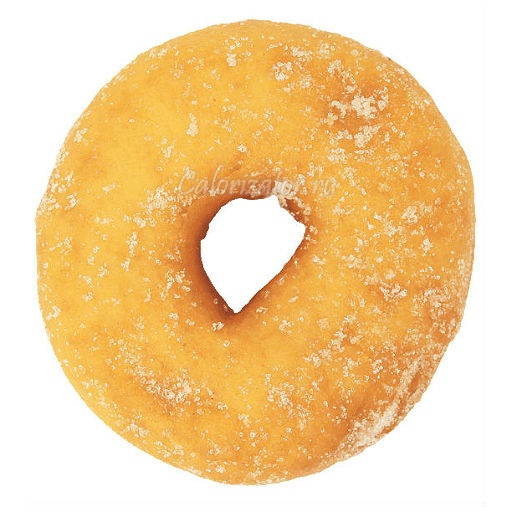
#> input picture dounut.jpg, 512 x 512 px
$ python -i lab4.py   (imports and definitions only)
#> lines starting #> are read from the running program, lines starting #| are printed output that depends on the picture; after the words box and inside, x2 and y2 are one past the last pixel; in counts of white or black regions, pixels touching at a corner belong together
import cv2
import numpy as np
from PIL import Image, ImageEnhance, ImageDraw, ImageTk
from matplotlib import pyplot as plt
from tkinter import *
from tkinter.ttk import Entry
from tkinter import messagebox
from tkinter import filedialog
from PIL import *
from tkinter import ttk


hsv_min = np.array((0, 54, 5), np.uint8)
hsv_max = np.array((187, 255, 253), np.uint8)

# [18 lines left out: function Obrabotka, not called in this run]

def Obrabotka1():
    img = cv2.imread('dounut.jpg')
#> img is the input picture: shape (512, 512, 3); mean B, G, R 157.4, 209.4, 243.9

        # CLAHE (Contrast Limited Adaptive Histogram Equalization)
    clahe = cv2.createCLAHE(clipLimit=3., tileGridSize=(8,8))

    lab = cv2.cvtColor(img, cv2.COLOR_BGR2LAB)  # convert from BGR to LAB color space
#> lab: shape (512, 512, 3); mean of channels 0, 1, 2 219.5, 135.4, 158.8
    l, a, b = cv2.split(lab)  # split on 3 different channels
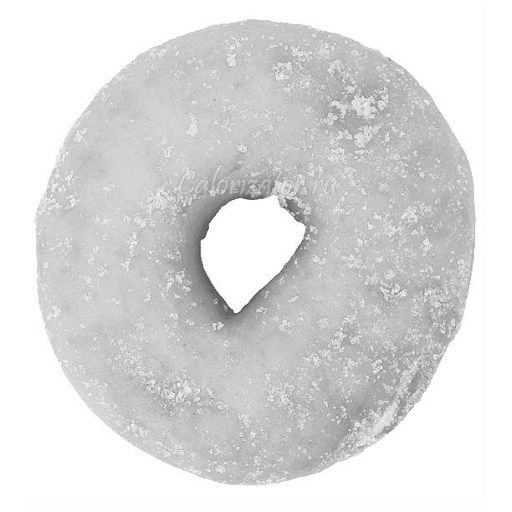
#> l: shape (512, 512); min 52, max 255, mean 219.5
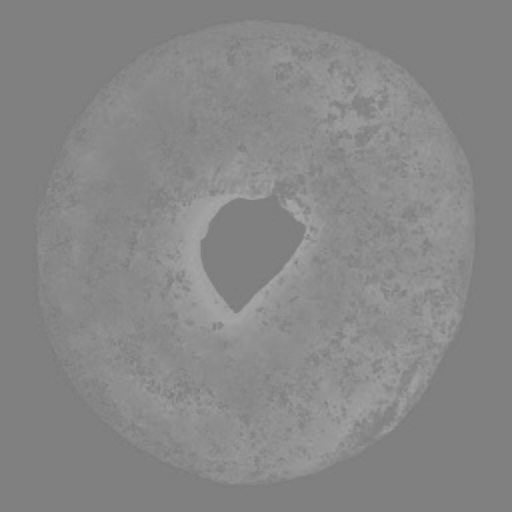
#> a: shape (512, 512); min 121, max 168, mean 135.4
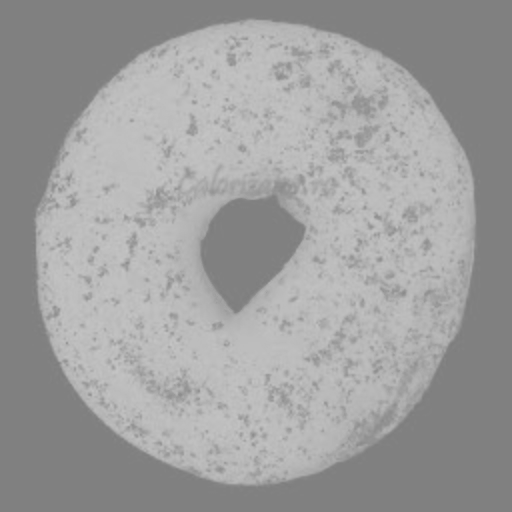
#> b: shape (512, 512); min 125, max 197, mean 158.8

    l2 = clahe.apply(l)  # apply CLAHE to the L-channel
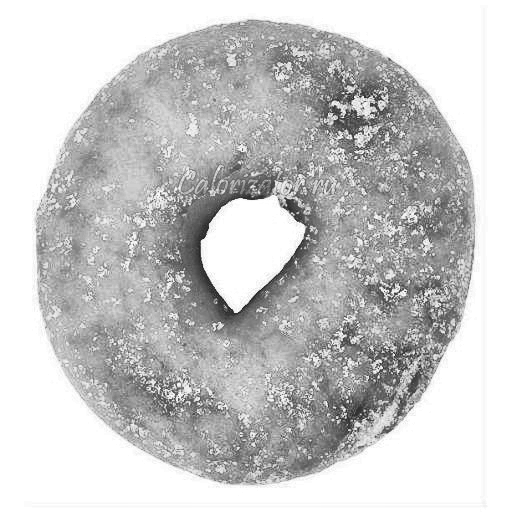
#> l2: shape (512, 512); min 24, max 255, mean 199.8

    lab = cv2.merge((l2,a,b))  # merge channels
#> lab: shape (512, 512, 3); mean of channels 0, 1, 2 199.8, 135.4, 158.8
    img2 = cv2.cvtColor(lab, cv2.COLOR_LAB2BGR)  # convert from LAB to BGR

    cv2.imwrite('dounut2.jpg', img2)


# [53 lines left out: functions Aprox, Aprox_pr, not called in this run]

def Aprox_el():

    Obrabotka1()
    fn = 'dounut2.jpg' # имя файла, который будем анализировать
    img = cv2.imread(fn)

    hsv = cv2.cvtColor( img, cv2.COLOR_BGR2HSV ) # меняем цветовую модель с BGR на HSV
#> hsv: shape (512, 512, 3); mean H, S, V 14, 110.9, 220.7
    thresh = cv2.inRange( hsv, hsv_min, hsv_max ) # применяем цветовой фильтр
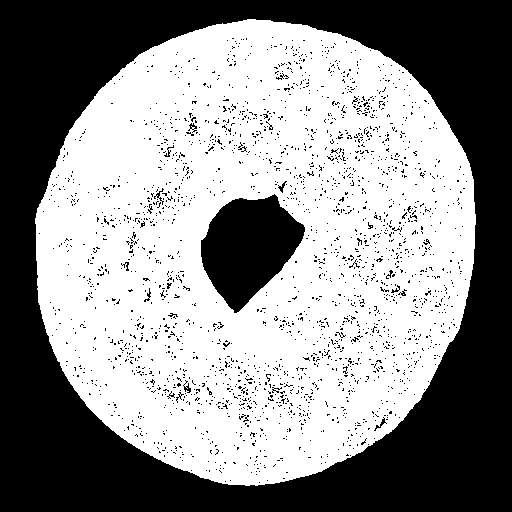
#> thresh: shape (512, 512); 56% white; 2319 black regions (2299 under 20 px)
    contours0, hierarchy = cv2.findContours( thresh.copy(), cv2.RETR_TREE, cv2.CHAIN_APPROX_SIMPLE)
#> contours0 = 2886 contours, 2861 with area under 20; largest, box (x1, y1, x2, y2) and area: (35, 19, 476, 486) 160384, (200, 193, 306, 314) 7846, (373, 417, 387, 432) 58, (183, 382, 192, 394) 53, (277, 180, 288, 194) 49


    #create an empty image for contours
    img_contours = np.uint8(np.zeros((img.shape[0],img.shape[1])))

    cv2.drawContours(img_contours, contours0, -1, (255,255,255), 1)
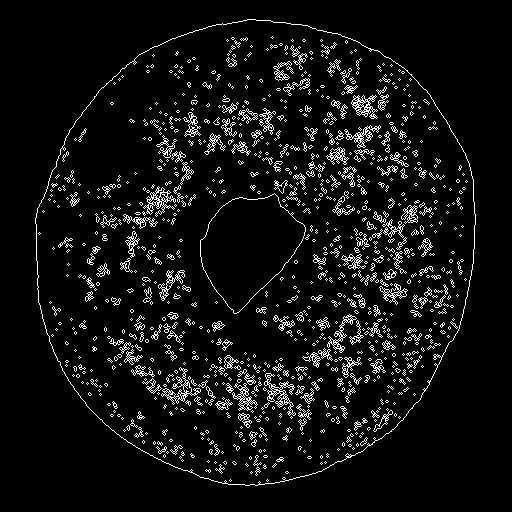
#> img_contours: shape (512, 512); 6.5% white in thin lines or dots, all inside (x1, y1, x2, y2) = (35, 19, 476, 486)

   # перебираем все найденные контуры в цикле
    for cnt in contours0:
        if len(cnt)>4:
            ellipse = cv2.fitEllipse(cnt)
            cv2.ellipse(img,ellipse,(0,0,255),2)
#> this loop made 2886 passes
#> ellipse on passes 1, 6, 8, 15, 19, 22, 35, 36, 41, 44, 45, 46: ((255.6, 249.4), (437.8, 466.8), 19.39), ((283.5, 478), (2.12, 3), 90), ((286.5, 472), (2.12, 3), 90), ((209, 470.5), (2.12, 3), 0), ((257.5, 468), (2.12, 3), 90), ((264.5, 467), (2.12, 3), 90), ((234, 462.5), (2.88, 4.17), 112.5), ((224.5, 462.5), (3.16, 3.16), 0), ((278, 460), (2.31, 4), 90), ((281, 458), (2.31, 4), 90), ((309, 457), (2.31, 4), 90), ((250, 457.5), (2.12, 3), 0)
#> cnt on passes 2, 3, 4, 5, 7, 9: [[258, 482], [259, 481], [260, 482], [259, 483]], [[224, 481], [225, 480], [226, 481], [225, 482]], [[266, 480], [267, 479], [268, 480], [267, 481]], [[229, 480], [230, 479], [231, 480], [230, 481]], [[255, 474], [256, 473], [257, 474], [256, 475]], [[250, 472], [251, 471], [252, 472], [251, 473]]
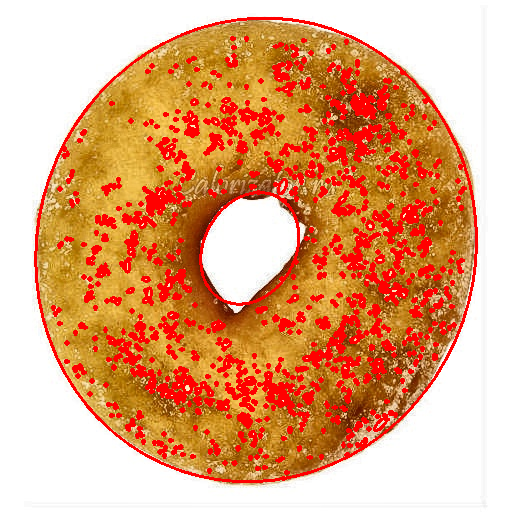
#> img: shape (512, 512, 3); mean B, G, R 123.9, 165.4, 227.3


    cv2.imshow('contours', img) # вывод обработанного кадра в окно

    cv2.waitKey()
    cv2.destroyAllWindows()


# [36 lines left out: function Menu, not called in this run]

# [1 line not run here, left out]

>>> result = Aprox_el()
